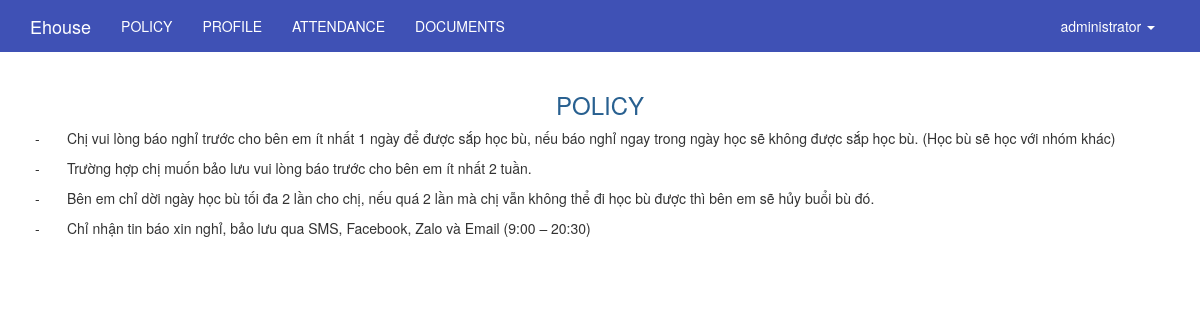
The app's page /index.php/member/info/policy (signed in) with its own data.
### tables this page shows
CREATE TABLE `users` (
  `id` int(11) UNSIGNED NOT NULL,
  `ip_address` varchar(15) NOT NULL,
  `username` varchar(100) NOT NULL,
  `password` varchar(255) NOT NULL,
  `salt` varchar(255) DEFAULT NULL,
  `email` varchar(100) NOT NULL,
  `activation_code` varchar(40) DEFAULT NULL,
  `forgotten_password_code` varchar(40) DEFAULT NULL,
  `forgotten_password_time` int(11) UNSIGNED DEFAULT NULL,
  `remember_code` varchar(40) DEFAULT NULL,
  `created_on` int(11) UNSIGNED NOT NULL,
  `last_login` int(11) UNSIGNED DEFAULT NULL,
  `active` tinyint(1) UNSIGNED DEFAULT NULL,
  `first_name` varchar(50) DEFAULT NULL,
  `last_name` varchar(50) DEFAULT NULL,
  `company` varchar(100) DEFAULT NULL,
  `birth_day` varchar(50) NOT NULL,
  `phone` varchar(20) DEFAULT NULL,
  `address` varchar(255) DEFAULT NULL,
  `profile` text,
  `modified_date` datetime DEFAULT NULL
);

CREATE TABLE `page_content` (
  `id` varchar(50) NOT NULL,
  `note` varchar(255) DEFAULT NULL,
  `class` varchar(30) NOT NULL,
  `icon` varchar(50) DEFAULT NULL,
  `link` varchar(255) DEFAULT NULL,
  `image_name` varchar(255) DEFAULT NULL,
  `image` varchar(255) DEFAULT NULL,
  `title` varchar(255) DEFAULT NULL,
  `description` text,
  `content` text,
  `content2` text,
  `modified_date` datetime DEFAULT NULL
);

### application/controllers/member/Info.php (called while the page is built, shortened)
<?php
class Info extends Admin_Controller {
    function __construct(){
        parent::__construct();
        $this->load->library('ion_auth');
        $this->load->library('postal');
        $this->load->helper('url');
        $this->current_user = $this->ion_auth->user()->row();
        $this->data['current_user'] = $this->current_user;
        $this->data['current_user_menu'] = '';
        $this->load->model('calendar_model');
        $this->load->model('course_model');
    }
    public function policy()
    {
        $this->load->model('page_content_model');
        $input['where'] = array('id' => 'policy');
        $this->data['item'] = $this->page_content_model->get_row($input);
        $this->load->view('member/index_view', $this->data);
    }
}

### index.php (called while the page is built, shortened)
<?php
require_once BASEPATH.'core/CodeIgniter.php';

### application/helpers/common_helper.php (called while the page is built, shortened)
<?php
	function public_helper($string = '')
	{
		return base_url('public/'.$string);
	}
?>

### application/libraries/Ion_auth.php (called while the page is built, shortened)
<?php  if ( ! defined('BASEPATH')) exit('No direct script access allowed');
class Ion_auth
{
    public function __construct()
    {
        $this->_cache_user_in_group =& $this->ion_auth_model->_cache_user_in_group;
        $this->ion_auth_model->trigger_events('library_constructor');
    }
    public function __call($method, $arguments)
    {
        return call_user_func_array( array($this->ion_auth_model, $method), $arguments);
    }
    public function __get($var)
    {
        return get_instance()->$var;
    }
    public function logged_in()
    {
        $this->ion_auth_model->trigger_events('logged_in');
        return (bool) $this->session->userdata('identity');
    }
    public function in_group($check_group, $id=false, $check_all = false)
    {
        $this->ion_auth_model->trigger_events('in_group');
        return $check_all;
    }
}

### application/libraries/Session.php (called while the page is built, shortened)
<?php if ( ! defined('BASEPATH')) exit('No direct script access allowed');
class Session
{
    protected $sess_namespace = '';
    protected $store = array();
     private function initialize()
     {
        if (isset($_SESSION[$this->sess_namespace]) ) {
            $this->store = $_SESSION[$this->sess_namespace];
        }
        $destroy = false;
        if (!$destroy) {
            return;
        }
    }
    public function userdata($value)
    {
        if (isset($this->store[$value])) {
            return $this->store[$value];
        } else {
            return false;
        }
    }
    public function set_userdata($data = array(), $value = '')
    {
        if (is_string($data)) {
            $data = array($data => $value);
        }
        foreach ($data as $key => $val) {
            $this->store[$key] = $val;
        }
    }
}

### application/models/Ion_auth_model.php (called while the page is built, shortened)
<?php  if ( ! defined('BASEPATH')) exit('No direct script access allowed');
class Ion_auth_model extends CI_Model
{
    public $tables = array();
    public $_ion_where = array();
    public $_ion_select = array();
    public $_ion_limit = NULL;
    public $_ion_offset = NULL;
    public $_ion_order_by = NULL;
    public $_ion_order = NULL;
    protected $response = NULL;
    public function __construct()
    {
        $this->config->load('ion_auth', TRUE);
        $this->tables  = $this->config->item('tables', 'ion_auth');
    }
    public function limit($limit)
    {
        $this->_ion_limit = $limit;
        return $this;
    }
    public function where($where, $value = NULL)
    {
        if (!is_array($where))
        {
            $where = array($where => $value);
        }
        array_push($this->_ion_where, $where);
        return $this;
    }
    public function order_by($by, $order='desc')
    {
        $this->_ion_order_by = $by;
        $this->_ion_order    = $order;
        return $this;
    }
    public function row()
    {
        $row = $this->response->row();
        return $row;
    }
    public function users($groups = NULL)
    {
        if (isset($this->_ion_select) && !empty($this->_ion_select))
        {
            foreach ($this->_ion_select as $select)
            {
                $this->db->select($select);
            }
            $this->_ion_select = array();
        }
        else
        {
            $this->db->select(array(
                $this->tables['users'].'.*',
                $this->tables['users'].'.id as id',
                $this->tables['users'].'.id as user_id'
            ));
        }
        if (isset($this->_ion_where) && !empty($this->_ion_where))
        {
            foreach ($this->_ion_where as $where)
            {
                $this->db->where($where);
            }
            $this->_ion_where = array();
        }
        if (isset($this->_ion_limit) && isset($this->_ion_offset))
        {
            $this->db->limit($this->_ion_limit, $this->_ion_offset);
            $this->_ion_limit  = NULL;
            $this->_ion_offset = NULL;
        }
        else if (isset($this->_ion_limit))
        {
            $this->db->limit($this->_ion_limit);
            $this->_ion_limit  = NULL;
        }
        if (isset($this->_ion_order_by) && isset($this->_ion_order))
        {
            $this->db->order_by($this->_ion_order_by, $this->_ion_order);
            $this->_ion_order    = NULL;
            $this->_ion_order_by = NULL;
        }
        $this->response = $this->db->get($this->tables['users']);
        return $this;
    }
    public function user($id = NULL)
    {
        $id = isset($id) ? $id : $this->session->userdata('user_id');
        $this->users();
        return $this;
    }
}

### application/core/MY_Controller.php (called while the page is built, shortened)
<?php
class Admin_Controller extends MY_Controller
{
	function __construct()
	{
		$current_user = $this->ion_auth->user()->row();
	}
}

### application/models/Page_content_model.php (called while the page is built, shortened)
<?php
class Page_content_model extends MY_Model
{
    function __construct()
    {
        $this->table = 'page_content';
    }
}

### application/core/MY_Model.php (called while the page is built, shortened)
<?php if ( ! defined('BASEPATH')) exit('No direct script access allowed');
class MY_Model extends CI_Model {
    var $table = '';
    var $key = 'id';
    var $order = '';
    function get_row($input = array()){
        $query = $this->db->get($this->table);
        return $query->row();
    }
    protected function get_list_set_input($input = array())
    {
        if ((isset($input['where'])) && $input['where'])
        {
            $this->db->where($input['where']);
        }
        if (isset($input['order'][0]) && isset($input['order'][1]))
        {
            $this->db->order_by($input['order'][0], $input['order'][1]);
        }
        else
        {
            $order = ($this->order == '') ? array($this->table.'.'.$this->key, 'desc') : $this->order;
            $this->db->order_by($order[0], $order[1]);
        }
    }
}
?>

### application/views/member/header_view.php (the view, shortened to what this page needs)
    <link rel="stylesheet" href="<?php echo public_helper('lib/bootstrap/css/bootstrap.min.css'); ?>"/>
    <link rel="stylesheet" href="<?php echo public_helper('lib/font-awesome/css/font-awesome.min.css'); ?>"/>
    <link href="<?php echo public_helper('lib/datetime-picker/datetimepicker.css')?>" rel="stylesheet">
    <link rel="stylesheet" href="http://code.jquery.com/ui/1.10.3/themes/smoothness/jquery-ui.css" />
    <link href="https://cdnjs.cloudflare.com/ajax/libs/bootstrap3-dialog/1.34.5/css/bootstrap-dialog.min.css" rel="stylesheet" type="text/css" />
    <link rel="stylesheet" href="<?php echo public_helper('css/admin.css'); ?>" type="text/css" />
<!DOCTYPE html>
<html>
<head>
</head>
<body>
    <nav class="navbar navbar-inverse">
        <div class="container">
            <div class="navbar-header">
                <a class="navbar-brand" href="<?php echo base_url(); ?>" target="_new"><?php echo 'Ehouse'?></a>
            </div>
            <div id="navbar" class="collapse navbar-collapse">
                <ul class="nav navbar-nav">
                    <li><?php echo anchor('member/info/policy','POLICY');?></li>
                    <li><?php echo anchor('member/info/profile','PROFILE');?></li>
                    <li><?php echo anchor('member/info/attendance','ATTENDANCE');?></li>
                    <li><?php echo anchor('member/info/document','DOCUMENTS');?></li>
                </ul>
                <ul class="nav navbar-nav navbar-right">
                    <li class="dropdown">
                        <a href="#" class="dropdown-toggle" data-toggle="dropdown" role="button" aria-expanded="false"><?php echo $this->ion_auth->user()->row()->username;?> <span class="caret"></span></a>
                    </li>
                </ul>
            </div>
        </div>
    </nav>

### application/views/member/index_view.php (shortened to what this page needs)
<?php include "header_view.php"; ?>
<div class="container">
    <div class="row">
        <div class="col-lg-12">
            <h3 class="text-center" style="color: #286090">POLICY</h3>
            <div class="pd-lr-5"><?php echo $item->description; ?></div>
        </div>
    </div>
</div>

### public/css/admin.css (style rules this page uses)
.pd-lr-5 { padding-left: 5px; padding-right: 5px; }
.navbar-inverse { background-color: #3F51B5; border-color: #3F51B5; border-radius: inherit; }
.navbar-inverse .navbar-nav>li>a { color: white; }
.navbar-inverse .navbar-brand { color: white; }

### records on screen
users: id+username "administrator"
page_content: description "- Chị vui lòng báo nghỉ trước cho bên em ít nhất 1 ngày để được sắp học bù, nếu báo nghỉ ngay trong ngày học sẽ không được sắp học bù. (Học bù sẽ học với nhóm khác) - Trường hợp chị muốn bảo lưu vui lòng báo trước cho bên em ít nhất 2 tuần. - Bên em chỉ dời ngày học bù tối đa 2 lần cho chị, nếu quá 2 lần mà chị vẫn không thể đi học bù được thì bên em sẽ hủy buổi bù đó. - Chỉ nhận tin báo xin nghỉ, bảo lưu qua SMS, Facebook, Zalo và Email (9:00 – 20:30)"

### other values on screen
anchor('member/info/policy','POLICY') "POLICY"
anchor('member/info/profile','PROFILE') "PROFILE"
anchor('member/info/attendance','ATTENDANCE') "ATTENDANCE"
anchor('member/info/document','DOCUMENTS') "DOCUMENTS"
